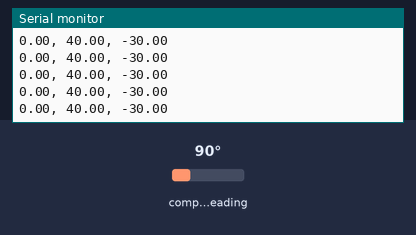
A sketch run on a simulated Arduino Nano 33 BLE. On the bench: the last lines printed to the serial monitor. The inputs (shaded band) are chosen by the test bench; at power-on: compass heading 90°.

Above: at 1.2 s.
1.3 s: compass heading set to 7°
At 1.32 s:
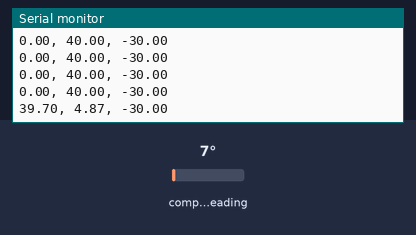
2.8 s: compass heading set to 180°
At 2.83 s:
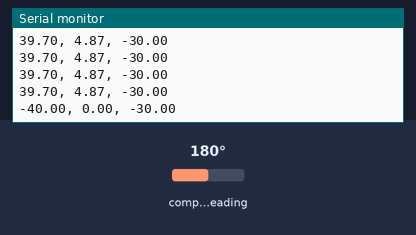
Timing chart, 0 to 5.8 s (numbered marks = the images above; inputs shaded):
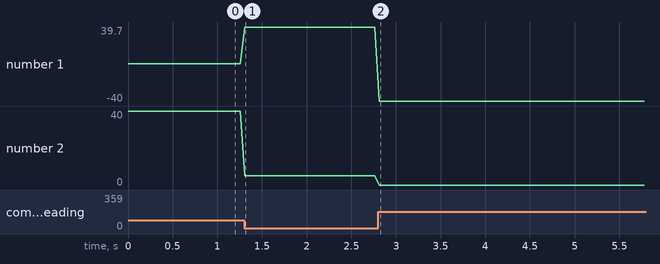

Measured:
- after the input at 1.3 s, the serial monitor: prints a new line at once (image 1)
- after the input at 2.8 s, the serial monitor: prints a new line at once (image 2)
- plotted number 1: 0 → 39.7 after the input at 1.3 s, 39.7 → -40 after the input at 2.8 s
- plotted number 2: 40 → 4.87 after the input at 1.3 s

The sketch:

magnetometer_datacollection_sensor.ino
```cpp
#include <Arduino_LSM9DS1.h>

// Initialize variables for sensor data that will be needed
float mx, my, mz; // Magnetometer

void setup() {
  Serial.begin(115200); // Adjust the baud rate as needed

  // Initialize the IMU sensor
  if (!IMU.begin()) {
    Serial.println("Failed to initialize IMU!");
    while (1);
  }

  Serial.println("IMU Data Logger is ready.");
}

void loop() {
  // Read magnetometer data
  IMU.readMagneticField(mx, my, mz);

  // Create a string with the sensor data in the "x, y, z" format
  String sensorData = String(mx) + ", " + String(my) + ", " + String(mz);

  // Print the data to the serial monitor
  Serial.println(sensorData);

  delay(50); // 20 samples per second for a larger dataset
}
```
